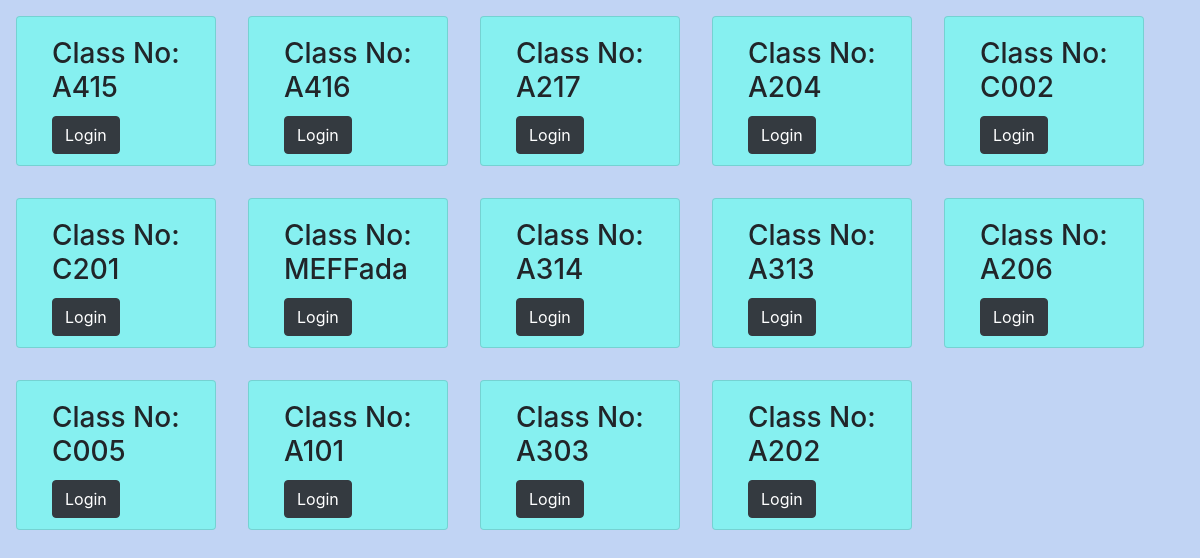
The page / on the database its author committed.
### classroom/models.py (models this page shows, shortened)
class Classroom(models.Model):
    department_name = models.ManyToManyField("department.Department",verbose_name="Department Name")
    lecture_name = models.ManyToManyField("lecture.Lecture",verbose_name= "lecture name")
    classroom_name = models.CharField(max_length = 50,unique=True,verbose_name="Classroom Name")

### classroom/views.py (the view)
# urls.py: path('', views.classpick,name="home"),
def classpick(request):
    classes = Classroom.objects.all()
    context = {
        'class':classes,
    }
    return render(request, 'index.html',context)

### templates/index.html (shortened to what this page needs)
{%load static%}
<!DOCTYPE html>
<html lang="en">
<head>
     <link rel="stylesheet" href="main.css">
     <link rel="stylesheet" href="https://maxcdn.bootstrapcdn.com/bootstrap/4.4.1/css/bootstrap.min.css">
</head>
<body style="background-color: rgba(50, 115, 220, 0.3)">
    {% for i in class %}
<div class="card" style="float: left; margin: 1rem; background-color: #86f0f0;">
    <div class="container">
    <div class="card-body" style="display: table-cell">
      <h3 class="card-title">Class No: {{i.classroom_name}}</h3>
      <a href="{% url 'classroom:about' i.classroom_name %}" class="btn btn-dark">Login</a></p>
    </div>
    </div>
</div>
    {% endfor %}
</body>
</html>

### templates/index.html (style rules this page uses)
body { background-image: url('https://www.mef.edu.tr/images/logo_tr_color.png'); background-repeat: no-repeat; background-attachment: fixed; background-size: cover; text-align: center; }
.card { border-radius: 2px; display: inline-block; height: 150px; margin: 1rem; position: relative; width: 200px; }

### rows shown on the page
Classroom: classroom_name "A415"
Classroom: classroom_name "A416"
Classroom: classroom_name "A217"
Classroom: classroom_name "A204"
Classroom: classroom_name "C002"
Classroom: classroom_name "C201"
Classroom: classroom_name "MEFFada"
Classroom: classroom_name "A314"
Classroom: classroom_name "A313"
Classroom: classroom_name "A206"
Classroom: classroom_name "C005"
Classroom: classroom_name "A101"
Classroom: classroom_name "A303"
Classroom: classroom_name "A202"
